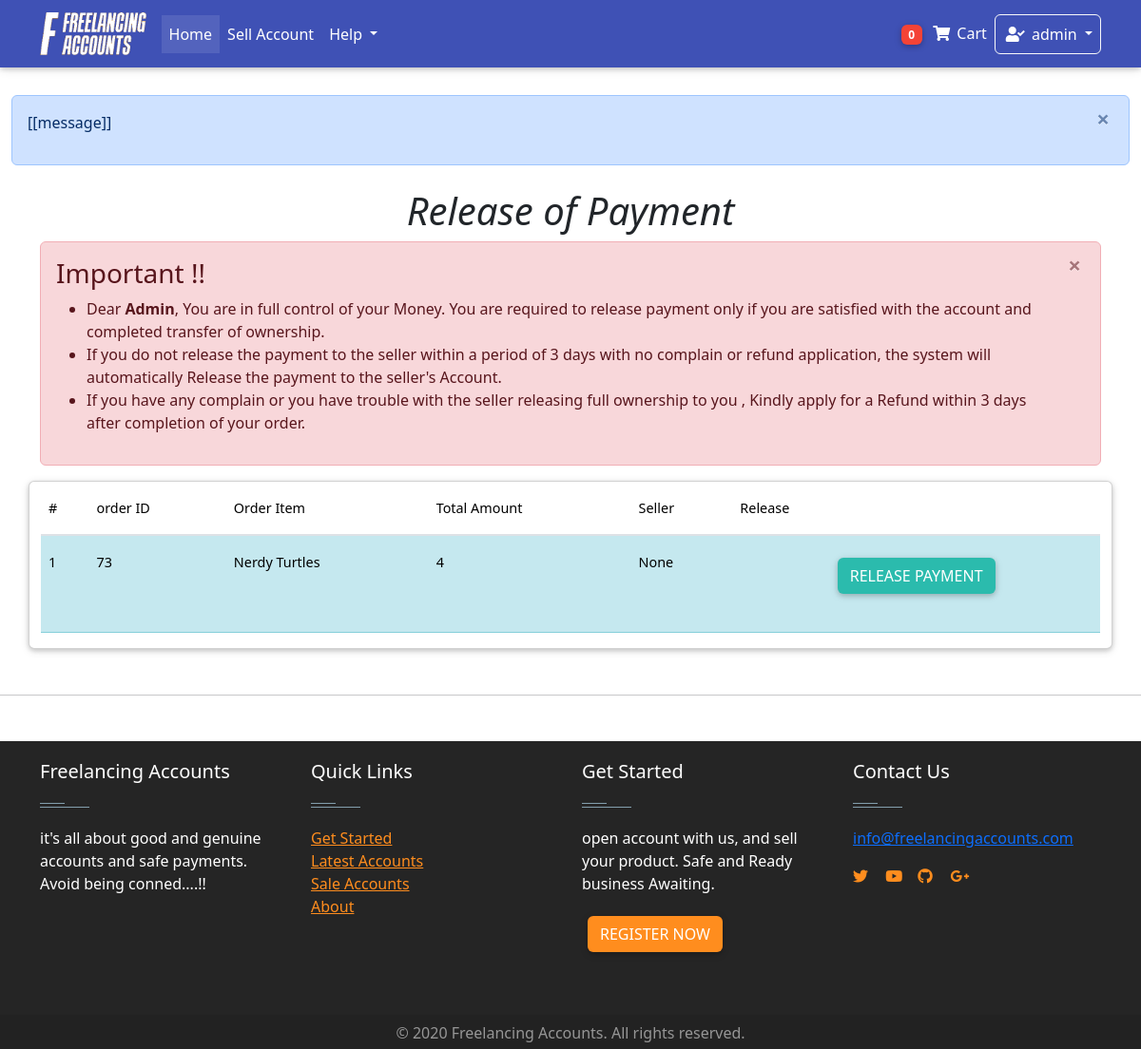
Page /dashboard/release_payment/ (signed in) on the earlier database version.
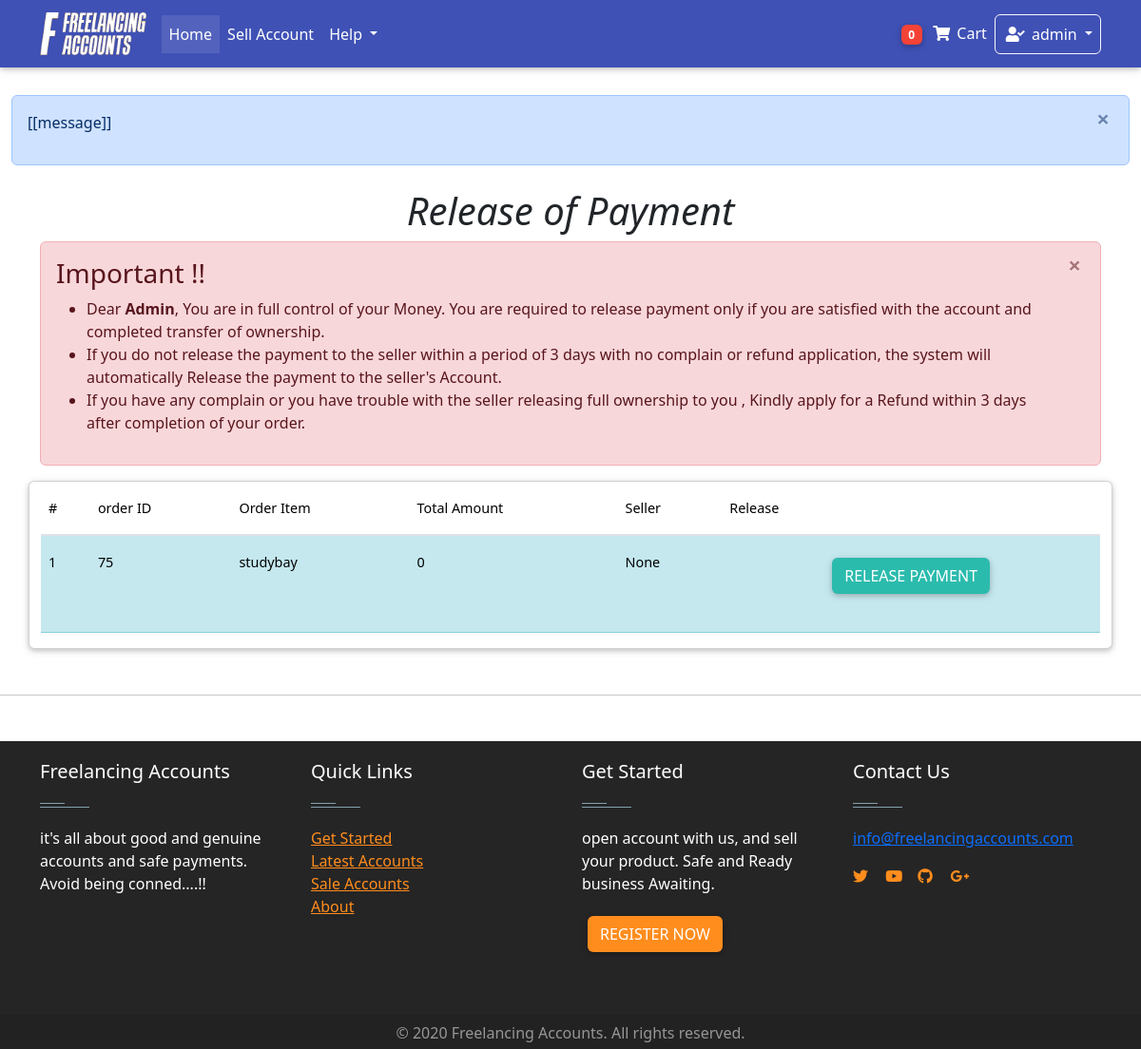
Same page on the later database version.
### Home/models.py (models this page shows, shortened)
class Order(models.Model):
    user = models.ForeignKey(settings.AUTH_USER_MODEL,on_delete = models.CASCADE)
    items = models.ManyToManyField(OrderItem)
    start_date = models.DateField(auto_now_add = True)
    ordered_date = models.DateTimeField()
    ordered = models.BooleanField(default = False)
    seller = models.ForeignKey(settings.AUTH_USER_MODEL,on_delete = models.CASCADE, related_name="user", blank=True, null = True)
    amount = models.IntegerField(default=0.0)
    released = models.BooleanField(default=False)
    refund = models.BooleanField(default=False)
    billing_address = models.ForeignKey(
        "BillingAddress", on_delete = models.SET_NULL, blank = True, null = True)

class OrderItem(models.Model):
    user = models.ForeignKey(settings.AUTH_USER_MODEL,on_delete = models.CASCADE)
    item = models.ForeignKey(Item, on_delete = models.CASCADE)
    quantity = models.IntegerField(default= 1)
    ordered = models.BooleanField(default = False)

class Item(models.Model):
    created_by = models.ForeignKey(settings.AUTH_USER_MODEL,on_delete = models.CASCADE,blank = True, null = True, editable = False)
    created_at = models.DateTimeField(auto_now_add= True, blank = True, null = True )
    title = models.CharField(max_length = 100)
    price = models.FloatField(default = 0.0)
    discountprice = models.FloatField(blank= True, null = True)
    category = models.CharField(choices = Category_choices, max_length=2)
    label = models.CharField(choices = Label_choices, max_length=1)
    Level = models.CharField(choices = Level_choices, max_length = 15 ,blank= True, null = True)
    finished_orders = models.IntegerField(default = 1)
    rating = models.IntegerField(default = 50 )
    Reviews =models.IntegerField( default = 1)
    profile = models.CharField( max_length = 20)
    description = models.TextField()
    diplay_pic = models.ImageField(upload_to = "display_pics/%Y%m%d/", max_length =255 )
    contact = models.CharField(max_length=15 ,null = True,blank= True)
    sold = models.BooleanField(default=False)

### dashboard/views.py (the view)
# urls.py: path('release_payment/', views.Release_Payment.as_view(), name='Release_Payment'),
class Release_Payment(generic.ListView):
    model = Order
    template_name = "dashboard/release_payment.html"
    def get_context_data(self, **kwargs):
        context = super(Release_Payment, self).get_context_data(**kwargs)
        order1 = Order.objects.filter(user = self.request.user, ordered= True, released = False)
        if order1:
            order = Order.objects.filter(user = self.request.user, ordered= True, released = False)
            self.order = order
            context["order"] = order
            return context
        return context

### Home/templatetags/cart_template_tags.py (called while the page is built)
@register.filter
def cart_item_count(user):
    if user.is_authenticated:
        qs = Order.objects.filter(user = user, ordered = False)
        if qs.exists():
            return qs[0].items.count()
    return 0

@register.filter
def account_cash(user):
    if user.is_authenticated:
        qs = AccountsModel.objects.get(user= user)
        amount= qs.amount
        return amount

### Home/templatetags/login_tag.py (called while the page is built)
@register.inclusion_tag('logins/login_form.html')
def login_form_tag(current_page=None):
    return {'loginform': LoginForm(),
            'redirect_to': current_page}

### Home/templates/dashboard/release_payment.html (shortened to what this page needs)
<!DOCTYPE html>
{% extends "base.html"%}
{% load static %}
    {% block content%}
    <div class="container ">
        <h1 class="text-center animated flipInY delay-1s"><i>
          Release of Payment
        </i>
        </h1>
        {% if order %}
        <div class="alert alert-danger alert-dismissible fade show animated bounceInDown" role="alert">
          <h3>Important !!</h3>
          <ul>
            <li> Dear  <Strong>{{ request.user|title }}</Strong>, You are in full control of your Money. You are required to release payment only if
              you are satisfied with the account and  completed transfer of ownership. </li>
            <li>If you do not release the payment to the seller within a period of 3 days with no complain or
                refund application, the system will automatically Release the payment to the seller's Account.
            </li>
            <li>If you have any complain or you have trouble with the seller releasing full ownership to you
                , Kindly apply for a Refund within 3 days after completion of your order.
            </li>
          </ul>
          <button type="button" class="close" data-dismiss="alert" aria-label="Close">
            <span aria-hidden="true">&times;</span>
          </button>
        </div>
        {% endif %}
        <div class="row">
                <div class="card col-12 table-responsive">
                      <table class="table  table-striped w-auto">
                        <thead>
                          <tr>
                            <th>#</th>
                            <th>order ID</th>
                            <th>Order Item</th>
                            <th>Total Amount</th>
                            <th> Seller</th>
                            <th>Release</th>
                          </tr>
                        </thead>
                        <tbody>
                      {% for ord in  order %}
                          <tr class="table-info">
                            <th scope="row"> {{forloop.counter}} </th>
                            <td>{{ ord.id }}</td>
                            <td>
                              {% for obj in ord.items.all %}
                              <p> {{obj.item.title}} </p>
                            {% endfor %}
                            </td>
                            <td>{{ ord.amount}}</td>
                            <td>{{ ord.seller}}</td>
                            <td> <div class="text-center">
                              <button onclick="releaseClicked(this);" class="btn btn-default btn-rounded mb-4" >
                               Release Payment </button>
                            </div>
                            </td>
                          </tr>
                        {% empty %}
                        <tr>
                          <td colspan="5"> You have no previous orders  <td>
                        </tr>
                        {% endfor %}
                        </tbody>
                      </table>
                </div>
        </div>
    </div>
<hr class="my-5">
{% endblock %}

Differences in the rows shown:
no longer on this page (row edited): Order: id "73", amount "4", seller "None"
no longer on this page (row unchanged): OrderItem: item "Nerdy Turtles", shown under "73"
added Order: id "75", amount "0", seller "None"
now on this page (row unchanged): OrderItem: item "studybay", shown under "75"
